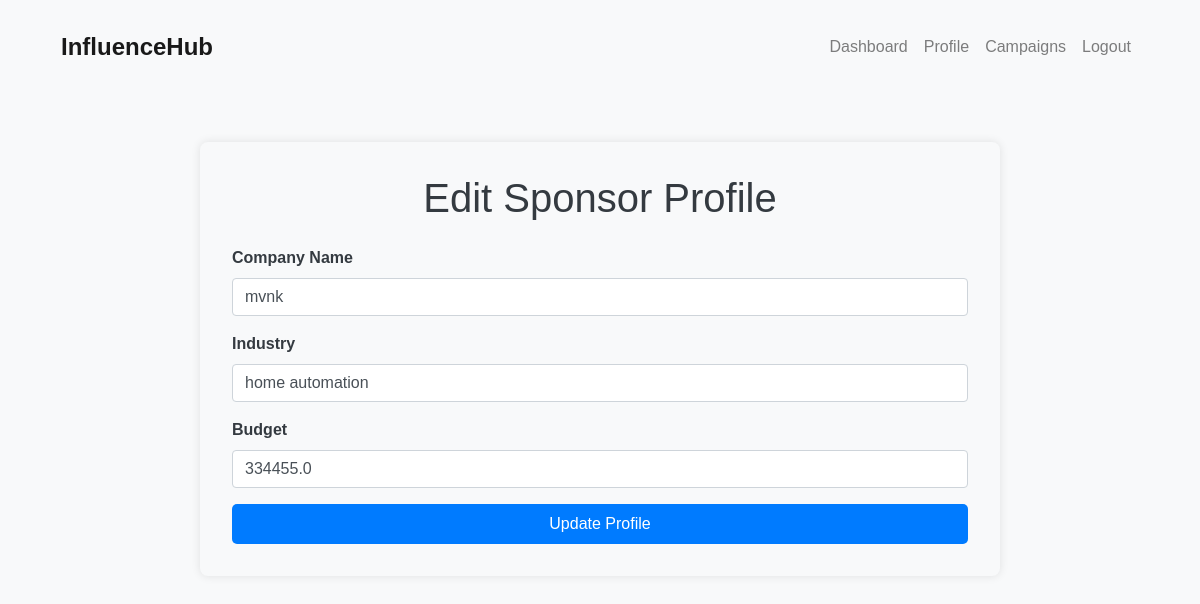
The app's page /edit_profile/sponsor/1 (signed in) with its own data.
### app/models.py (models this page shows)
class Sponsor(db.Model):
    id = db.Column(db.Integer, primary_key=True)
    user_id = db.Column(db.Integer, db.ForeignKey('user.id'))
    company_name = db.Column(db.String(140))
    industry = db.Column(db.String(140))
    budget = db.Column(db.Float)
    user = db.relationship('User', backref=db.backref('sponsor_profile', uselist=False))
    campaigns = db.relationship('Campaign', backref='sponsor', lazy='dynamic')

### app/routes.py (the view, shortened to what this page needs)
@app.route('/edit_profile/sponsor/<int:user_id>', methods=['GET', 'POST'])
@login_required
@roles_required('sponsor')
def edit_sponsor_profile(user_id):
    sponsor = Sponsor.query.filter_by(user_id=user_id).first_or_404()
    return render_template('sponsor/edit_sponsor_profile.html', sponsor=sponsor)

### app/templates/sponsor/edit_sponsor_profile.html (shortened to what this page needs)
{% extends "partials/base.html" %}
{% block content %}
<div class="container mt-5">
<div class="edit-profile-container">
    <h1 class="form-header">Edit Sponsor Profile</h1>
    <form method="post">
        <div class="form-group">
            <label for="company_name">Company Name</label>
            <input type="text" class="form-control" id="company_name" name="company_name" value="{{ sponsor.company_name }}" required>
        </div>
        <div class="form-group">
            <label for="industry">Industry</label>
            <input type="text" class="form-control" id="industry" name="industry" value="{{ sponsor.industry }}" required>
        </div>
        <div class="form-group">
            <label for="budget">Budget</label>
            <input type="number" class="form-control" id="budget" name="budget" value="{{ sponsor.budget }}" required>
        </div>
        <button type="submit" class="btn btn-update">Update Profile</button>
    </form>
</div>
</div>
{% endblock %}

### app/templates/partials/base.html (style rules this page uses)
body { font-family: Arial, sans-serif; background-color: #f8f9fa; color: #343a40; margin: 0 0; padding: 0 0; }

### app/templates/sponsor/edit_sponsor_profile.html (style rules this page uses)
.edit-profile-container { max-width: 800px; margin: auto; padding: 2rem; background-color: #f8f9fa; border-radius: 8px; box-shadow: 0 0 10px rgba(0, 0, 0, 0.1); }
.form-header { text-align: center; margin-bottom: 1.5rem; }
.form-group label { font-weight: bold; }
.btn-update { width: 100%; background-color: #007bff; border: none; color: #fff; padding: 0.5rem; font-size: 1rem; border-radius: 5px; cursor: pointer; text-align: center; }

### records on screen
Sponsor: company_name "mvnk", industry "home automation", budget "334455.0"
